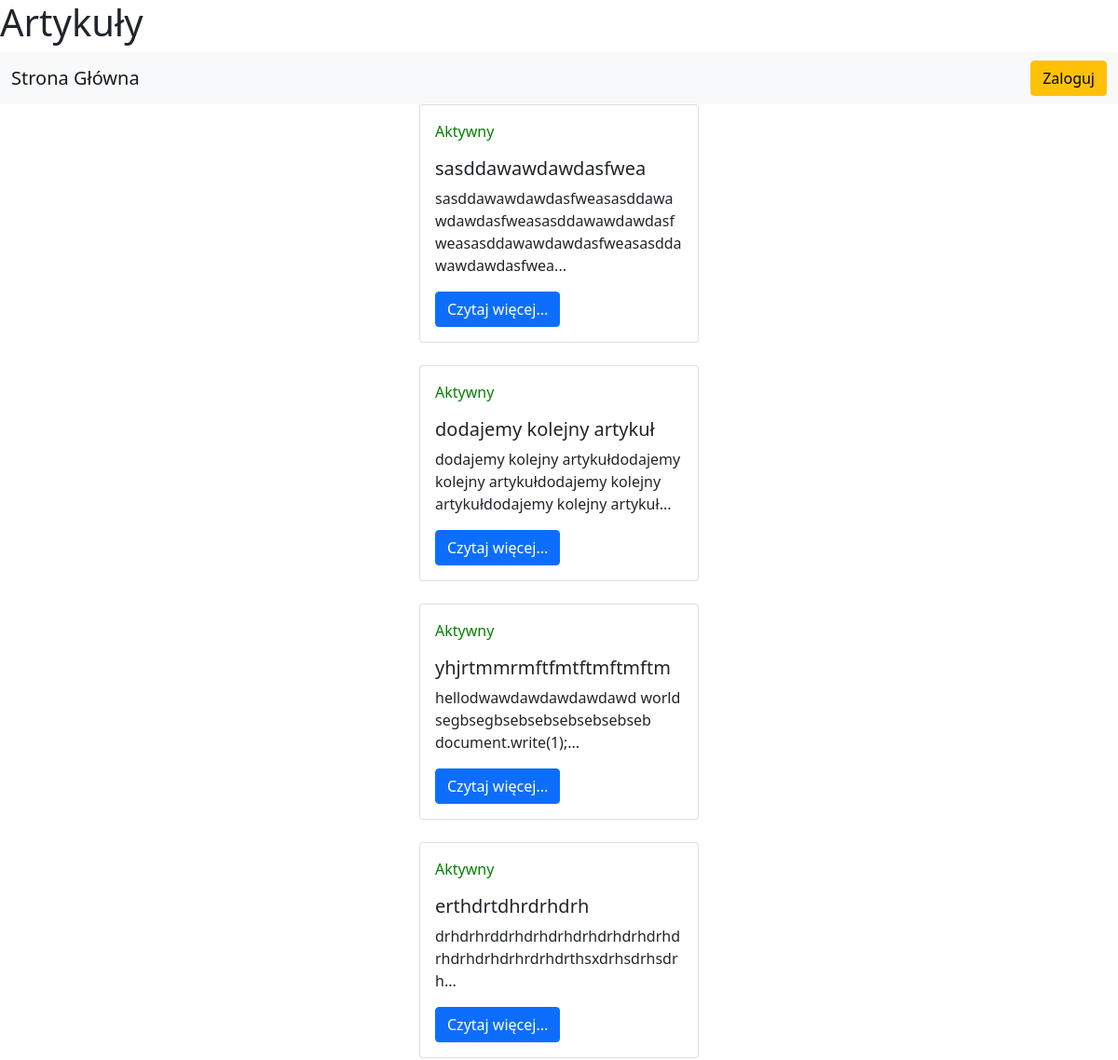
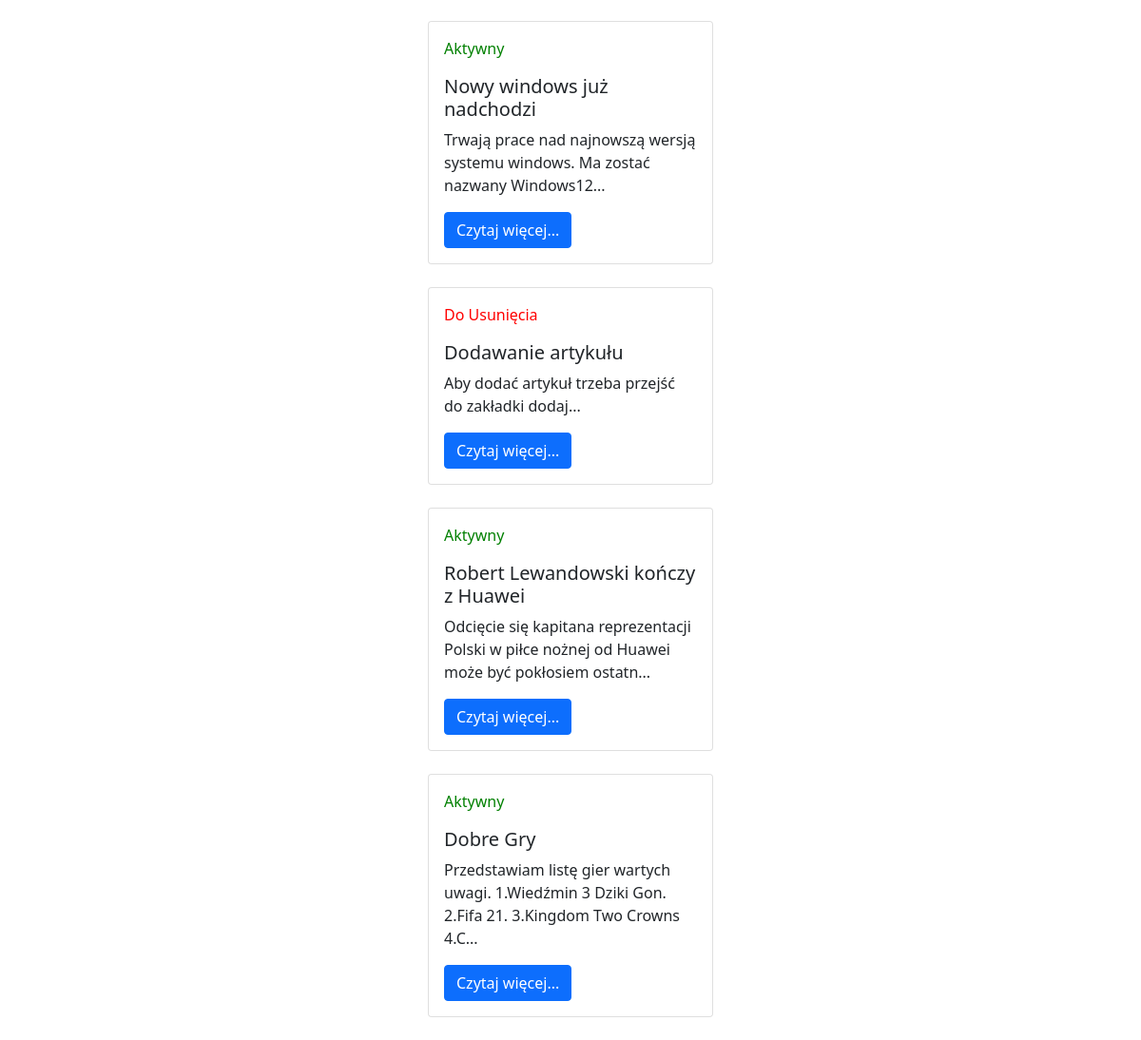
Page /pages/article.php on the committed database (2 pictures, top to bottom).
### tables this page shows
CREATE TABLE `article` (
  `ID` int(11) NOT NULL,
  `Title` varchar(50) NOT NULL,
  `Content` mediumtext NOT NULL,
  `Stat` tinyint(1) NOT NULL,
  `User_ID` int(11) NOT NULL
);

### pages/article.php (the view, shortened to what this page needs)
<html>
<?php require '../components/head.php' ?>
<body>
    <header>
        <h1>Artykuły</h1>
    </header>
    <?php require '../components/nav.php' ?>
    <section>
        <?php
        require_once "../components/connect.php";
        $conn = new mysqli($host, $db_user, $db_pass, $db_name);
        $all_articles = $conn->query("SELECT ID,Title,Content,Stat FROM article order by ID desc");
        if ($all_articles->num_rows > 0) {
            while ($art = $all_articles->fetch_assoc()) {
                echo '<div class="card w-25 m-auto" style="width: 18rem;">
                <div class="card-body">';
                if($art['Stat'] == 1){
                    echo "<span style='color:green'> <p>Aktywny</p></span>";
                }else{
                    echo "<span style='color:red'> <p>Do Usunięcia</p></span>";
                }
                echo '<h5 class="card-title">' . $art["Title"] . "</h5>";
                echo '<p class="card-text">' . substr($art["Content"],0,100) . "...</p>";
                echo '<a href="./more.php?article='. $art["ID"] .'" class="btn btn-primary">Czytaj więcej...</a></div></div>';
                echo '<br>';
            }
        }
        ?>
    </section>
</body>
</html>

### components/head.php (shortened to what this page needs)
<?php
echo '<link href="https://cdn.jsdelivr.net/npm/bootstrap@5.1.3/dist/css/bootstrap.min.css" rel="stylesheet">';
?>

### components/nav.php (shortened to what this page needs)
<?php
echo '<nav class="navbar navbar-expand-lg navbar-light bg-light">
  <div class="container-fluid">
    <a class="navbar-brand" href="./home.php">Strona Główna</a>
    <button class="navbar-toggler" type="button" data-bs-toggle="collapse" data-bs-target="#navbarNavAltMarkup" aria-controls="navbarNavAltMarkup" aria-expanded="false" aria-label="Toggle navigation">
      <span class="navbar-toggler-icon"></span>
    </button>
    <div class="collapse navbar-collapse" id="navbarNavAltMarkup">
      <div class="navbar-nav">';
echo ' </div>
    </div>';
if (isset($_SESSION['user'])) {
    echo "<span style='color:green'><h5>Witaj, " . $_SESSION["user"] . "</h5></span>";
    echo '<a href="../func/logout.php" class="btn btn-warning" role="button">Wyloguj</a>';
} else {
    echo '<a href="./login_form.php" class="btn btn-warning" role="button">Zaloguj</a>';
}
echo '</div>
</nav>';

### rows in the picture
article: Stat "Aktywny", Title "sasddawawdawdasfwea", Content "sasddawawdawdasfweasasddawawdawdasfweasasddawawdawdasfweasasddawawdawdasfweasasddawawdawdasfwea"
article: Stat "Aktywny", Title "dodajemy kolejny artykuł", Content "dodajemy kolejny artykułdodajemy kolejny artykułdodajemy kolejny artykułdodajemy kolejny artykuł"
article: Stat "Aktywny", Title "yhjrtmmrmftfmtftmftmftm", Content "hellodwawdawdawdawdawd world segbsegbsebsebsebsebsebseb document.write(1);"
article: Stat "Aktywny", Title "erthdrtdhrdrhdrh", Content "drhdrhrddrhdrhdrhdrhdrhdrhdrhdrhdrhdrhdrhrdrhdrthsxdrhsdrhsdrh"
article: Stat "Aktywny", Title "Nowy windows już nadchodzi", Content "Trwają prace nad najnowszą wersją systemu windows. Ma zostać nazwany Windows12"
article: Stat "Do Usunięcia", Title "Dodawanie artykułu", Content "Aby dodać artykuł trzeba przejść do zakładki dodaj"
article: Stat "Aktywny", Title "Robert Lewandowski kończy z Huawei", Content "Odcięcie się kapitana reprezentacji Polski w piłce nożnej od Huawei może być pokłosiem ostatn"
article: Stat "Aktywny", Title "Dobre Gry", Content "Przedstawiam listę gier wartych uwagi. 1.Wiedźmin 3 Dziki Gon. 2.Fifa 21. 3.Kingdom Two Crowns 4.C"
